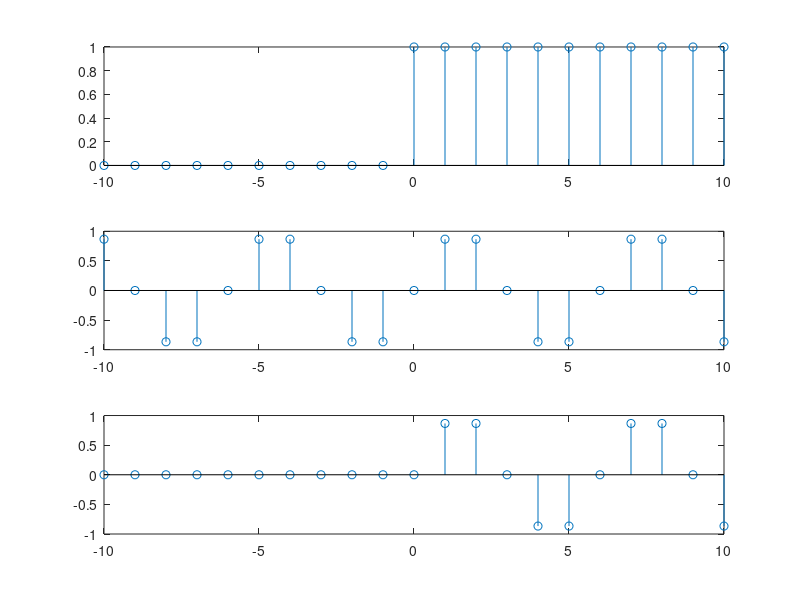

Recreate this plot in MATLAB.
clc;
clear all;
close all;
n=-10:10;
u=[(n)>=0];
v=sin(n*pi/3);
w=u.*v;
subplot(3,1,1),stem(n,u);
subplot(3,1,2),stem(n,v);
subplot(3,1,3),stem(n,w);